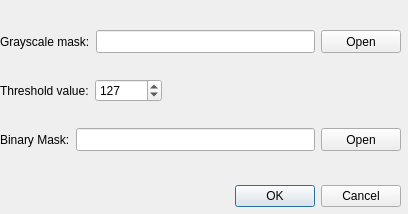
<?xml version="1.0" encoding="UTF-8"?>
<ui version="4.0">
 <class>Dialog_binarization</class>
 <widget class="QDialog" name="Dialog_binarization">
  <property name="geometry">
   <rect>
    <x>0</x>
    <y>0</y>
    <width>408</width>
    <height>214</height>
   </rect>
  </property>
  <property name="windowTitle">
   <string>Dialog</string>
  </property>
  <widget class="QDialogButtonBox" name="buttonBox">
   <property name="geometry">
    <rect>
     <x>180</x>
     <y>180</y>
     <width>221</width>
     <height>32</height>
    </rect>
   </property>
   <property name="orientation">
    <enum>Qt::Horizontal</enum>
   </property>
   <property name="standardButtons">
    <set>QDialogButtonBox::Cancel|QDialogButtonBox::Ok</set>
   </property>
  </widget>
  <widget class="QWidget" name="layoutWidget">
   <property name="geometry">
    <rect>
     <x>0</x>
     <y>10</y>
     <width>401</width>
     <height>161</height>
    </rect>
   </property>
   <layout class="QVBoxLayout" name="verticalLayout">
    <item>
     <layout class="QHBoxLayout" name="horizontalLayout_8">
      <item>
       <widget class="QLabel" name="label_6">
        <property name="minimumSize">
         <size>
          <width>55</width>
          <height>23</height>
         </size>
        </property>
        <property name="text">
         <string>Grayscale mask:</string>
        </property>
       </widget>
      </item>
      <item>
       <widget class="QLineEdit" name="lineEdit_grayscale_mask">
        <property name="minimumSize">
         <size>
          <width>201</width>
          <height>23</height>
         </size>
        </property>
       </widget>
      </item>
      <item>
       <widget class="QPushButton" name="pushButton_grayscale_mask">
        <property name="minimumSize">
         <size>
          <width>0</width>
          <height>23</height>
         </size>
        </property>
        <property name="text">
         <string>Open</string>
        </property>
       </widget>
      </item>
     </layout>
    </item>
    <item>
     <layout class="QHBoxLayout" name="horizontalLayout_2">
      <item>
       <widget class="QLabel" name="label">
        <property name="text">
         <string>Threshold value:</string>
        </property>
       </widget>
      </item>
      <item>
       <widget class="QSpinBox" name="spinBox_forground">
        <property name="sizePolicy">
         <sizepolicy hsizetype="Minimum" vsizetype="Fixed">
          <horstretch>0</horstretch>
          <verstretch>23</verstretch>
         </sizepolicy>
        </property>
        <property name="minimum">
         <number>1</number>
        </property>
        <property name="maximum">
         <number>100000</number>
        </property>
        <property name="singleStep">
         <number>1</number>
        </property>
        <property name="value">
         <number>127</number>
        </property>
       </widget>
      </item>
      <item>
       <spacer name="horizontalSpacer">
        <property name="orientation">
         <enum>Qt::Horizontal</enum>
        </property>
        <property name="sizeHint" stdset="0">
         <size>
          <width>40</width>
          <height>20</height>
         </size>
        </property>
       </spacer>
      </item>
     </layout>
    </item>
    <item>
     <layout class="QHBoxLayout" name="horizontalLayout">
      <item>
       <widget class="QLabel" name="label_7">
        <property name="minimumSize">
         <size>
          <width>55</width>
          <height>23</height>
         </size>
        </property>
        <property name="text">
         <string>Binary Mask:</string>
        </property>
       </widget>
      </item>
      <item>
       <widget class="QLineEdit" name="lineEdit_binary_mask">
        <property name="minimumSize">
         <size>
          <width>201</width>
          <height>23</height>
         </size>
        </property>
       </widget>
      </item>
      <item>
       <widget class="QPushButton" name="pushButton_binary_mask">
        <property name="minimumSize">
         <size>
          <width>0</width>
          <height>23</height>
         </size>
        </property>
        <property name="text">
         <string>Open</string>
        </property>
       </widget>
      </item>
     </layout>
    </item>
   </layout>
  </widget>
 </widget>
 <resources/>
 <connections>
  <connection>
   <sender>pushButton_grayscale_mask</sender>
   <signal>clicked()</signal>
   <receiver>Dialog_binarization</receiver>
   <slot>slot_get_grayscale_mask()</slot>
   <hints>
    <hint type="sourcelabel">
     <x>354</x>
     <y>37</y>
    </hint>
    <hint type="destinationlabel">
     <x>328</x>
     <y>79</y>
    </hint>
   </hints>
  </connection>
  <connection>
   <sender>pushButton_binary_mask</sender>
   <signal>clicked()</signal>
   <receiver>Dialog_binarization</receiver>
   <slot>slot_get_saving_binary_mask_path()</slot>
   <hints>
    <hint type="sourcelabel">
     <x>363</x>
     <y>144</y>
    </hint>
    <hint type="destinationlabel">
     <x>380</x>
     <y>96</y>
    </hint>
   </hints>
  </connection>
  <connection>
   <sender>buttonBox</sender>
   <signal>accepted()</signal>
   <receiver>Dialog_binarization</receiver>
   <slot>slot_ok()</slot>
   <hints>
    <hint type="sourcelabel">
     <x>292</x>
     <y>202</y>
    </hint>
    <hint type="destinationlabel">
     <x>122</x>
     <y>186</y>
    </hint>
   </hints>
  </connection>
  <connection>
   <sender>buttonBox</sender>
   <signal>rejected()</signal>
   <receiver>Dialog_binarization</receiver>
   <slot>reject()</slot>
   <hints>
    <hint type="sourcelabel">
     <x>272</x>
     <y>196</y>
    </hint>
    <hint type="destinationlabel">
     <x>157</x>
     <y>162</y>
    </hint>
   </hints>
  </connection>
 </connections>
 <slots>
  <slot>slot_get_grayscale_mask()</slot>
  <slot>slot_get_saving_binary_mask_path()</slot>
  <slot>slot_ok()</slot>
 </slots>
</ui>
